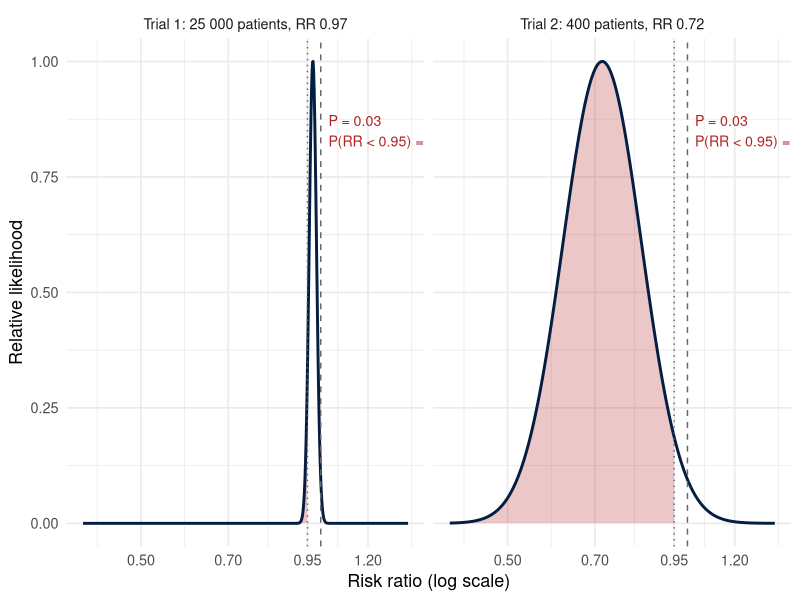
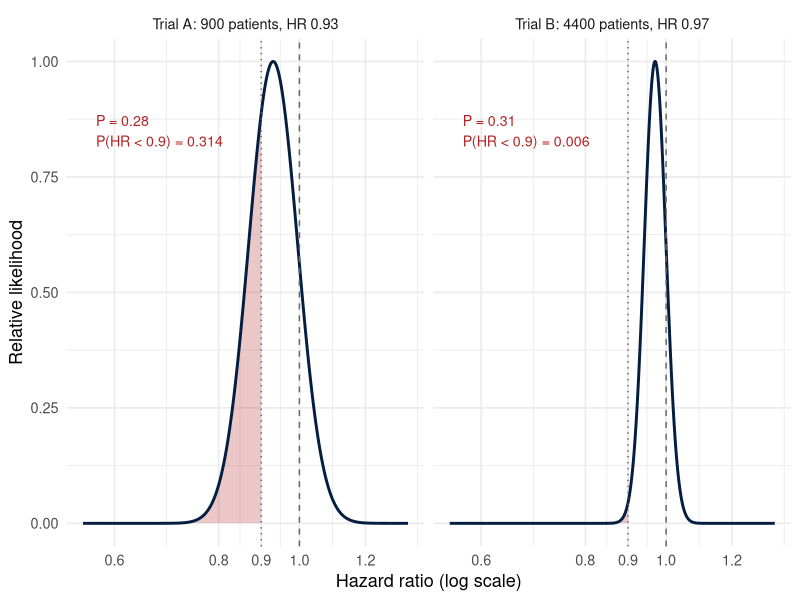
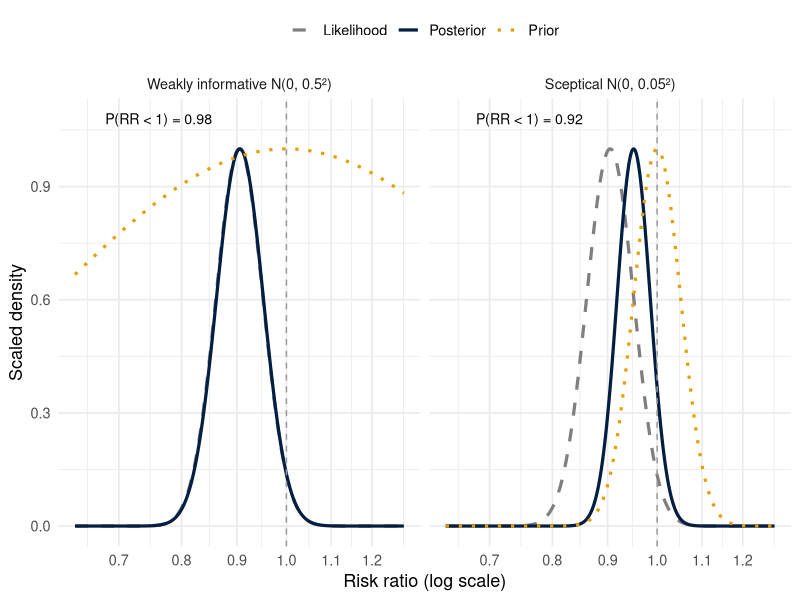
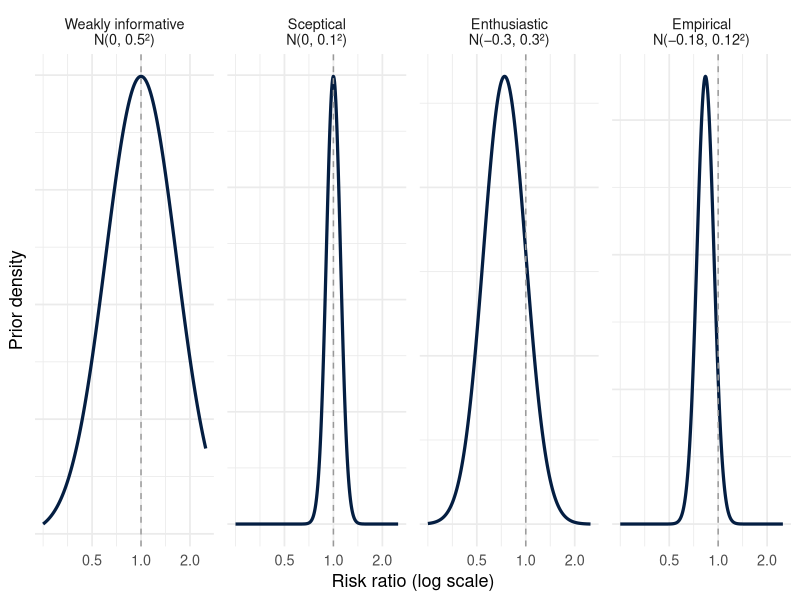
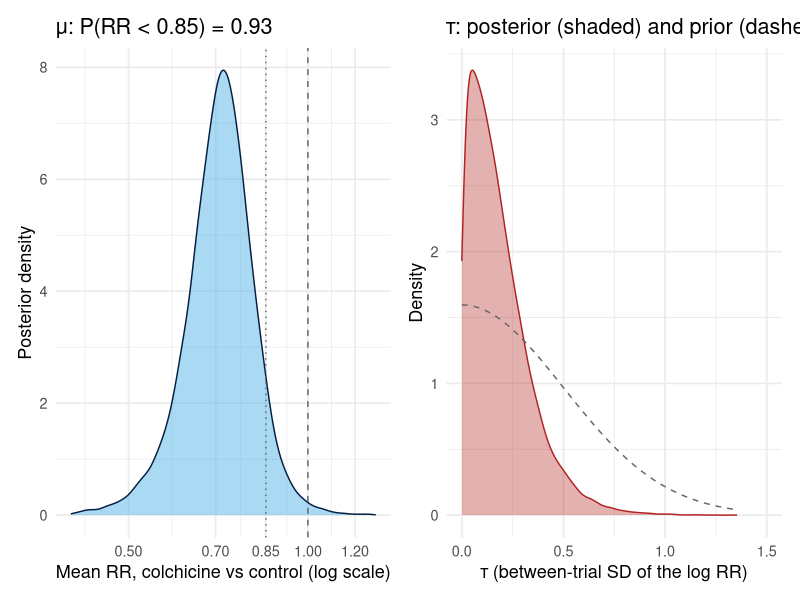
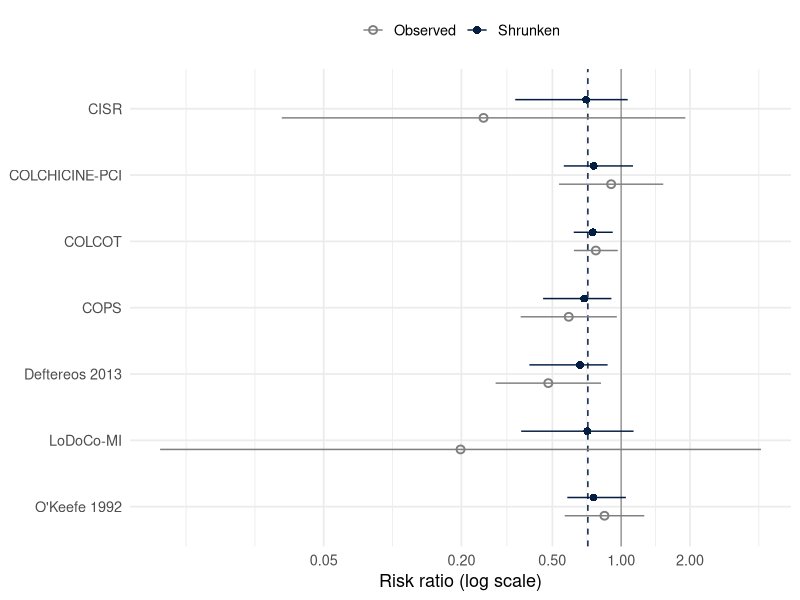
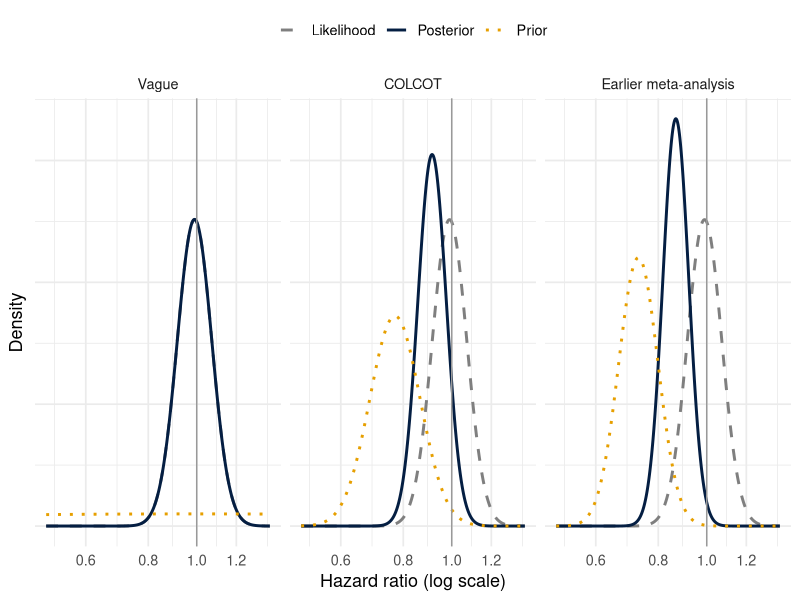
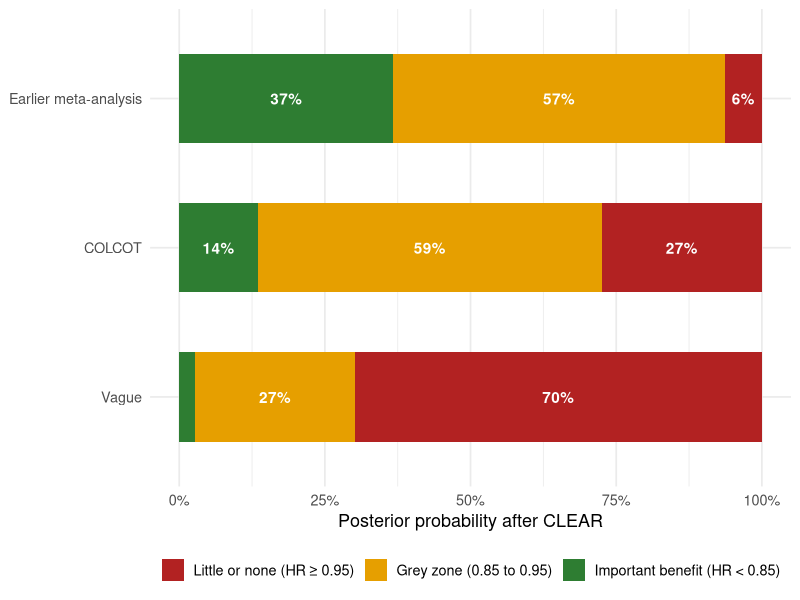

Write the R code that produced these figures, in order.
# R code for chapter: 13-bayesian-meta-analysis.qmd
# From 'Knowledge Synthesis in Health Research' (J.M. Brophy).
# Run from the book's folder so that data/ is found.
# Lines starting with '## ' are not run by default (e.g. live database queries).

## -----------------------------------------------------------------------------
#| label: setup-ch13
#| include: false
# Shared setup, sourced at the top of every chapter --------------------------
knitr::opts_chunk$set(
  echo      = TRUE,      # code is part of the text: show it
  message   = FALSE,
  warning   = FALSE,
  fig.align = "center",
  fig.retina = 2,
  out.width = "85%"
)
suppressPackageStartupMessages({
  library(dplyr)
  library(ggplot2)
  library(knitr)
})
theme_set(theme_minimal(base_size = 13))
options(dplyr.summarise.inform = FALSE)
library(tidyr)
suppressPackageStartupMessages({
  library(metafor)
  library(purrr)
})


## -----------------------------------------------------------------------------
#| label: fig-same-p
#| fig-cap: "Two trials with P = 0.03. With a flat prior, the shaded area is the probability of a clinically important effect (RR < 0.95)."
#| fig-width: 10
#| fig-height: 3.4
#| out-width: "100%"
z <- qnorm(1 - 0.03 / 2)
trl <- tibble::tibble(trial = c("Trial 1: 25 000 patients, RR 0.97", "Trial 2: 400 patients, RR 0.72"),
                      rr = c(0.97, 0.72)) |>
  mutate(se = abs(log(rr)) / z, p_imp = pnorm((log(0.95) - log(rr)) / se))
curves <- trl |>
  crossing(x = seq(log(0.4), log(1.4), length.out = 600)) |>
  mutate(dens = dnorm(x, log(rr), se)) |>
  group_by(trial) |> mutate(dens = dens / max(dens)) |> ungroup()
ggplot(curves, aes(exp(x), dens)) +
  geom_area(data = \(d) filter(d, exp(x) < 0.95), fill = "#B22222", alpha = 0.25) +
  geom_line(linewidth = 1, colour = "#041E42") +
  geom_vline(xintercept = 0.95, linetype = "dotted", colour = "grey40") +
  geom_vline(xintercept = 1, linetype = "dashed", colour = "grey40") +
  geom_text(data = trl, aes(x = 1.03, y = 0.85, label = sprintf("P = 0.03\nP(RR < 0.95) = %.2f", p_imp)),
            hjust = 0, size = 3.6, colour = "#B22222") +
  facet_wrap(~ trial) +
  scale_x_log10(breaks = c(0.5, 0.7, 0.95, 1.2)) +
  labs(x = "Risk ratio (log scale)", y = "Relative likelihood")


## -----------------------------------------------------------------------------
#| label: fig-absence
#| fig-cap: "Two trials with P ≈ 0.3. The shaded area is the probability of an important benefit (HR < 0.9), with a flat prior."
#| fig-width: 10
#| fig-height: 3.4
#| out-width: "100%"
trl2 <- tibble::tibble(trial = c("Trial A: 900 patients, HR 0.93", "Trial B: 4400 patients, HR 0.97"),
                       hr = c(0.93, 0.97), se = c(0.0675, 0.03)) |>
  mutate(p = 2 * pnorm(-abs(log(hr)) / se), p_imp = pnorm((log(0.9) - log(hr)) / se))
curves2 <- trl2 |>
  crossing(x = seq(log(0.55), log(1.35), length.out = 600)) |>
  mutate(dens = dnorm(x, log(hr), se)) |>
  group_by(trial) |> mutate(dens = dens / max(dens)) |> ungroup()
ggplot(curves2, aes(exp(x), dens)) +
  geom_area(data = \(d) filter(d, exp(x) < 0.9), fill = "#B22222", alpha = 0.25) +
  geom_line(linewidth = 1, colour = "#041E42") +
  geom_vline(xintercept = 0.9, linetype = "dotted", colour = "grey40") +
  geom_vline(xintercept = 1, linetype = "dashed", colour = "grey40") +
  geom_text(data = trl2, aes(x = 0.57, y = 0.85, label = sprintf("P = %.2f\nP(HR < 0.9) = %.3f", p, p_imp)),
            hjust = 0, size = 3.6, colour = "#B22222") +
  facet_wrap(~ trial) +
  scale_x_log10(breaks = c(0.6, 0.8, 0.9, 1, 1.2)) +
  labs(x = "Hazard ratio (log scale)", y = "Relative likelihood")


## -----------------------------------------------------------------------------
#| label: fig-prior-update
#| fig-cap: "Prior, likelihood and posterior for a pooled log RR of −0.10 (RR 0.90, SE 0.05), under a weakly informative and a sceptical prior. Curves scaled to the same height."
#| fig-width: 10
#| fig-height: 3.6
#| out-width: "100%"
y <- -0.10; s <- 0.05
pri <- tibble::tibble(prior = factor(c("Weakly informative N(0, 0.5²)", "Sceptical N(0, 0.05²)"),
                                     levels = c("Weakly informative N(0, 0.5²)", "Sceptical N(0, 0.05²)")),
                      m0 = 0, s0 = c(0.5, 0.05)) |>
  mutate(prec = 1 / s0^2 + 1 / s^2, pm = (m0 / s0^2 + y / s^2) / prec, ps = sqrt(1 / prec),
         p_ben = pnorm(0, pm, ps))
pri |>
  crossing(x = seq(-0.45, 0.25, length.out = 500)) |>
  mutate(Prior = dnorm(x, m0, s0), Likelihood = dnorm(x, y, s), Posterior = dnorm(x, pm, ps)) |>
  pivot_longer(Prior:Posterior, names_to = "curve") |>
  group_by(prior, curve) |> mutate(value = value / max(value)) |> ungroup() |>
  ggplot(aes(exp(x), value, colour = curve, linetype = curve)) +
  geom_line(linewidth = 1.1) +
  geom_vline(xintercept = 1, linetype = "dashed", colour = "grey60") +
  geom_text(data = pri, aes(x = 0.68, y = 1.08, label = sprintf("P(RR < 1) = %.2f", p_ben)),
            inherit.aes = FALSE, hjust = 0, size = 3.6) +
  facet_wrap(~ prior) +
  scale_colour_manual(values = c(Likelihood = "grey50", Prior = "#E69F00", Posterior = "#041E42"), name = NULL) +
  scale_linetype_manual(values = c(Likelihood = "dashed", Prior = "dotted", Posterior = "solid"), name = NULL) +
  scale_x_log10(breaks = c(0.7, 0.8, 0.9, 1, 1.1, 1.2)) +
  labs(x = "Risk ratio (log scale)", y = "Scaled density") +
  theme(legend.position = "top")


## -----------------------------------------------------------------------------
#| label: fig-prior-types
#| fig-cap: "Four kinds of prior for a log risk ratio, shown on the risk ratio scale."
#| fig-width: 10
#| fig-height: 3
#| out-width: "100%"
lv <- c("Weakly informative\nN(0, 0.5²)", "Sceptical\nN(0, 0.1²)", "Enthusiastic\nN(−0.3, 0.3²)",
        "Empirical\nN(−0.18, 0.12²)")
tibble::tibble(type = factor(lv, levels = lv), m = c(0, 0, -0.3, -0.18), s = c(0.5, 0.1, 0.3, 0.12)) |>
  crossing(x = seq(log(0.25), log(2.5), length.out = 400)) |>
  mutate(d = dnorm(x, m, s)) |>
  ggplot(aes(exp(x), d)) +
  geom_line(linewidth = 1.1, colour = "#041E42") +
  geom_vline(xintercept = 1, linetype = "dashed", colour = "grey60") +
  facet_wrap(~ type, nrow = 1, scales = "free_y") +
  scale_x_log10(breaks = c(0.5, 1, 2)) +
  labs(x = "Risk ratio (log scale)", y = "Prior density") +
  theme(axis.text.y = element_blank())


## -----------------------------------------------------------------------------
#| label: colch-data
colch <- tibble::tribble(          # events / patients from the published forest plot
  ~study,           ~ev_col, ~n_col, ~ev_pbo, ~n_pbo,
  "CISR",                 1,     30,       8,     60,
  "COLCHICINE-PCI",      24,    206,      25,    194,
  "COLCOT",             131,   2366,     170,   2379,
  "COPS",                24,    396,      41,    399,
  "Deftereos 2013",      16,    100,      32,     96,
  "LoDoCo-MI",            0,    119,       2,    118,
  "O'Keefe 1992",        41,    130,      25,     67)
dat <- escalc(measure = "RR", ai = ev_col, n1i = n_col, ci = ev_pbo, n2i = n_pbo,
              data = colch, slab = study)                 # 0.5 added to cells of LoDoCo-MI
m_dl <- rma(yi, vi, data = dat, method = "DL")            # as published
m_hk <- rma(yi, vi, data = dat, method = "REML", test = "knha")
pr_dl <- predict(m_dl, transf = exp)
f_rr <- \(m) sprintf("%.2f (%.2f to %.2f)", exp(m$b[1]), exp(m$ci.lb), exp(m$ci.ub))
tibble::tibble(Method = c("DerSimonian-Laird, Wald (as published)", "REML, Hartung-Knapp"),
               `RR (95% CI)` = c(f_rr(m_dl), f_rr(m_hk)),
               `95% prediction interval` = c(sprintf("%.2f to %.2f", pr_dl$pi.lb, pr_dl$pi.ub),
                                             sprintf("%.2f to %.2f", predict(m_hk, transf = exp)$pi.lb,
                                                     predict(m_hk, transf = exp)$pi.ub)),
               P = sprintf("%.4f", c(m_dl$pval, m_hk$pval)),
               `τ²` = sprintf("%.4f", c(m_dl$tau2, m_hk$tau2))) |>
  kable(align = "lcccc", caption = "The 2022 colchicine meta-analysis, reproduced.")


## -----------------------------------------------------------------------------
#| label: bayes-grid-fn13
bayes_nn <- function(yi, sei, mu_mean = 0, mu_sd = 1, tau_prior = \(t) 2 * dnorm(t, 0, 0.5),
                     mu_range = c(-3, 2), tau_max = 2.5, grid = 400, n_draws = 40000) {
  g  <- expand.grid(mu = seq(mu_range[1], mu_range[2], length.out = grid),
                    tau = seq(0, tau_max, length.out = grid))
  lp <- dnorm(g$mu, mu_mean, mu_sd, log = TRUE) + log(tau_prior(g$tau))
  for (i in seq_along(yi)) lp <- lp + dnorm(yi[i], g$mu, sqrt(sei[i]^2 + g$tau^2), log = TRUE)
  s  <- g[sample(nrow(g), n_draws, replace = TRUE, prob = exp(lp - max(lp))), ]
  dm <- diff(mu_range) / (grid - 1); dt_ <- tau_max / (grid - 1)
  s$mu  <- s$mu + runif(n_draws, -dm / 2, dm / 2)
  s$tau <- abs(s$tau + runif(n_draws, -dt_ / 2, dt_ / 2))
  tibble::tibble(mu = s$mu, tau = s$tau, new = rnorm(n_draws, s$mu, s$tau))
}
set.seed(2025)
post_c <- bayes_nn(dat$yi, sqrt(dat$vi))
q3 <- \(x) sprintf("%.2f (%.2f to %.2f)", exp(median(x)), exp(quantile(x, 0.025)), exp(quantile(x, 0.975)))


## -----------------------------------------------------------------------------
#| label: colch-bayesmeta
#| eval: false
# # The same model with bayesmeta, which integrates numerically rather than on a grid
# library(bayesmeta)
# bma <- bayesmeta(dat, mu.prior.mean = 0, mu.prior.sd = 1,
#                  tau.prior = \(tau) dhalfnormal(tau, scale = 0.5))
# bma$summary; bma$pposterior(mu = log(0.85))


## -----------------------------------------------------------------------------
#| label: fig-colch-post
#| fig-cap: "Seven trials in the 2022 meta-analysis: posterior for the mean risk ratio (left; shaded area RR < 0.85) and prior and posterior for τ (right)."
#| fig-width: 10
#| fig-height: 3.6
#| out-width: "100%"
p_mu <- ggplot(post_c, aes(exp(mu))) +
  geom_density(fill = "#56B4E9", alpha = 0.5, colour = "#041E42", adjust = 1.5) +
  geom_vline(xintercept = 0.85, linetype = "dotted", colour = "grey40") +
  geom_vline(xintercept = 1, linetype = "dashed", colour = "grey40") +
  scale_x_log10(breaks = c(0.5, 0.7, 0.85, 1, 1.2), limits = c(0.4, 1.3)) +
  labs(x = "Mean RR, colchicine vs control (log scale)", y = "Posterior density",
       title = sprintf("μ: P(RR < 0.85) = %.2f", mean(post_c$mu < log(0.85))))
p_tau <- ggplot(post_c, aes(tau)) +
  geom_density(fill = "#B22222", alpha = 0.35, colour = "#B22222", adjust = 1.5) +
  stat_function(fun = \(t) 2 * dnorm(t, 0, 0.5), linetype = "dashed", colour = "grey40") +
  coord_cartesian(xlim = c(0, 1.5)) +
  labs(x = "τ (between-trial SD of the log RR)", y = "Density",
       title = "τ: posterior (shaded) and prior (dashed)")
patchwork::wrap_plots(p_mu, p_tau)


## -----------------------------------------------------------------------------
#| label: fig-colch-shrink
#| fig-cap: "Observed risk ratios (open circles, 95% CI) and Bayesian shrunken estimates of each trial's true effect (filled, 95% credible interval). The dashed line is the posterior median of μ."
#| fig-width: 8
#| fig-height: 4
shrink <- map_dfr(seq_len(nrow(dat)), \(i) {
  v <- dat$vi[i]; t2 <- pmax(post_c$tau^2, 1e-8)
  prec  <- 1 / v + 1 / t2
  theta <- rnorm(nrow(post_c), (dat$yi[i] / v + post_c$mu / t2) / prec, sqrt(1 / prec))
  tibble::tibble(study = dat$study[i], type = c("Observed", "Shrunken"),
                 est = c(dat$yi[i], median(theta)),
                 lo  = c(dat$yi[i] - 1.96 * sqrt(v), quantile(theta, 0.025)),
                 hi  = c(dat$yi[i] + 1.96 * sqrt(v), quantile(theta, 0.975)))
}) |>
  mutate(study = factor(study, levels = rev(dat$study)))
ggplot(shrink, aes(exp(est), study, colour = type, shape = type)) +
  geom_vline(xintercept = 1, colour = "grey60") +
  geom_vline(xintercept = exp(median(post_c$mu)), linetype = "dashed", colour = "#041E42") +
  geom_pointrange(aes(xmin = exp(lo), xmax = exp(hi)), position = position_dodge(width = 0.55)) +
  scale_x_log10(breaks = c(0.05, 0.2, 0.5, 1, 2)) +
  scale_colour_manual(values = c(Observed = "grey50", Shrunken = "#041E42"), name = NULL) +
  scale_shape_manual(values = c(Observed = 1, Shrunken = 16), name = NULL) +
  labs(x = "Risk ratio (log scale)", y = NULL) +
  theme(legend.position = "top")


## -----------------------------------------------------------------------------
#| label: clear-update
y_cl <- log(0.99); s_cl <- (log(1.16) - log(0.85)) / (2 * 1.96)
post_cl <- tibble::tibble(
  Prior = factor(c("Vague", "COLCOT", "Earlier meta-analysis"),
                 levels = c("Vague", "COLCOT", "Earlier meta-analysis")),
  m0 = c(0, log(0.77), log(0.73)),
  s0 = c(2, (log(0.96) - log(0.61)) / 3.92, (log(0.87) - log(0.61)) / 3.92)) |>
  mutate(prec = 1 / s0^2 + 1 / s_cl^2,
         pm = (m0 / s0^2 + y_cl / s_cl^2) / prec, ps = sqrt(1 / prec))
post_cl |>
  transmute(Prior,
            `Prior HR (95%)` = sprintf("%.2f (%.2f to %.2f)", exp(m0), exp(m0 - 1.96 * s0), exp(m0 + 1.96 * s0)),
            `Posterior HR (95% CrI)` = sprintf("%.2f (%.2f to %.2f)", exp(pm), exp(pm - 1.96 * ps), exp(pm + 1.96 * ps)),
            `P(HR < 1)` = sprintf("%.2f", pnorm(0, pm, ps)),
            `P(HR < 0.90)` = sprintf("%.2f", pnorm(log(0.90), pm, ps)),
            `P(HR < 0.85)` = sprintf("%.2f", pnorm(log(0.85), pm, ps)),
            `P(HR < 0.80)` = sprintf("%.2f", pnorm(log(0.80), pm, ps))) |>
  kable(align = "lcccccc", caption = "Posterior after CLEAR under three priors (normal approximation).")


## -----------------------------------------------------------------------------
#| label: fig-clear-post
#| fig-cap: "Prior (dotted) and posterior (solid) distributions of the hazard ratio after CLEAR, under three priors. The dashed line is the CLEAR likelihood."
#| fig-width: 10
#| fig-height: 3.4
#| out-width: "100%"
post_cl |>
  crossing(x = seq(log(0.5), log(1.4), length.out = 500)) |>
  mutate(Prior_d = dnorm(x, m0, s0), Posterior = dnorm(x, pm, ps), Likelihood = dnorm(x, y_cl, s_cl)) |>
  pivot_longer(c(Prior_d, Posterior, Likelihood), names_to = "curve") |>
  mutate(curve = recode(curve, Prior_d = "Prior")) |>
  ggplot(aes(exp(x), value, colour = curve, linetype = curve)) +
  geom_line(linewidth = 1) +
  geom_vline(xintercept = 1, colour = "grey60") +
  facet_wrap(~ Prior) +
  scale_colour_manual(values = c(Likelihood = "grey50", Prior = "#E69F00", Posterior = "#041E42"), name = NULL) +
  scale_linetype_manual(values = c(Likelihood = "dashed", Prior = "dotted", Posterior = "solid"), name = NULL) +
  scale_x_log10(breaks = c(0.6, 0.8, 1, 1.2)) +
  labs(x = "Hazard ratio (log scale)", y = "Density") +
  theme(legend.position = "top", axis.text.y = element_blank())


## -----------------------------------------------------------------------------
#| label: clear-brms
#| eval: false
# library(brms)
# arms <- tibble::tibble(study = "CLEAR", treat = c(1, 0), r = c(322, 327), n = c(3528, 3534))
# priors <- list(vague  = prior(normal(0, 2), class = b),          # log OR for treat
#                colcot = prior(normal(-0.26, 0.12), class = b),
#                meta   = prior(normal(-0.31, 0.09), class = b))
# fit_vague <- brm(r | trials(n) ~ 1 + treat, family = binomial(), data = arms,
#                  prior = priors$vague, seed = 2025)
# fit_colcot <- update(fit_vague, prior = priors$colcot)          # Stan recompiles for a new prior
# fit_meta   <- update(fit_vague, prior = priors$meta)


## -----------------------------------------------------------------------------
#| label: colch-eight
dat8 <- escalc(measure = "RR", ai = ev_col, n1i = n_col, ci = ev_pbo, n2i = n_pbo, slab = study,
               data = bind_rows(colch, tibble::tibble(study = "CLEAR", ev_col = 322, n_col = 3528,
                                                      ev_pbo = 327, n_pbo = 3534)))
set.seed(2025)
post_c8 <- bayes_nn(dat8$yi, sqrt(dat8$vi))
pr8 <- predict(rma(yi, vi, data = dat8, method = "REML"), transf = exp)
pr7 <- predict(rma(yi, vi, data = dat, method = "REML"), transf = exp)
pi_txt <- \(x) sprintf("%.2f to %.2f", exp(quantile(x, 0.025)), exp(quantile(x, 0.975)))
tibble::tibble(Evidence = c("2022 meta-analysis, 7 trials", "7 trials + CLEAR"),
               `Mean RR, Bayesian (95% CrI)` = c(q3(post_c$mu), q3(post_c8$mu)),
               `τ, posterior median` = sprintf("%.2f", c(median(post_c$tau), median(post_c8$tau))),
               `New trial, frequentist (REML)` = c(sprintf("%.2f to %.2f", pr7$pi.lb, pr7$pi.ub),
                                                   sprintf("%.2f to %.2f", pr8$pi.lb, pr8$pi.ub)),
               `New trial, Bayesian` = c(pi_txt(post_c$new), pi_txt(post_c8$new))) |>
  kable(align = "lcccc", caption = "Before and after adding CLEAR as an eighth trial.")


## -----------------------------------------------------------------------------
#| label: fig-decision
#| fig-cap: "Posterior probability after CLEAR of little or no benefit (HR ≥ 0.95), a grey zone (0.85 to 0.95) and important benefit (HR < 0.85), under three priors."
#| fig-width: 8
#| fig-height: 3.4
post_cl |>
  mutate(`Important benefit (HR < 0.85)` = pnorm(log(0.85), pm, ps),
         `Grey zone (0.85 to 0.95)` = pnorm(log(0.95), pm, ps) - pnorm(log(0.85), pm, ps),
         `Little or none (HR ≥ 0.95)` = 1 - pnorm(log(0.95), pm, ps)) |>
  pivot_longer(c(starts_with("Important"), starts_with("Grey"), starts_with("Little")),
               names_to = "Region", values_to = "p") |>
  mutate(Region = factor(Region, levels = c("Little or none (HR ≥ 0.95)", "Grey zone (0.85 to 0.95)",
                                            "Important benefit (HR < 0.85)"))) |>
  ggplot(aes(p, Prior, fill = Region)) +
  geom_col(width = 0.6) +
  geom_text(aes(label = ifelse(p > 0.06, sprintf("%.0f%%", 100 * p), "")),
            position = position_stack(vjust = 0.5), colour = "white", fontface = "bold") +
  scale_fill_manual(values = c("#B22222", "#E69F00", "#2E7D32"), name = NULL) +
  scale_x_continuous(labels = scales::percent) +
  labs(x = "Posterior probability after CLEAR", y = NULL) +
  theme(legend.position = "bottom")


## -----------------------------------------------------------------------------
#| label: tbl-colch-tau
#| tbl-cap: "The seven trials of the 2022 meta-analysis: sensitivity to the prior on τ."
set.seed(7)
tau_priors <- list(`Half-normal(0.1)` = \(t) 2 * dnorm(t, 0, 0.1),
                   `Half-normal(0.5)` = \(t) 2 * dnorm(t, 0, 0.5),
                   `Half-normal(1)`   = \(t) 2 * dnorm(t, 0, 1),
                   `Half-Cauchy(0.5)` = \(t) 2 * dcauchy(t, 0, 0.5))
imap_dfr(tau_priors, \(pr, nm) {
  p <- bayes_nn(dat$yi, sqrt(dat$vi), tau_prior = pr)
  tibble::tibble(`Prior on τ` = nm, `RR (95% CrI)` = q3(p$mu),
                 `New trial (95%)` = sprintf("%.2f to %.2f", exp(quantile(p$new, 0.025)), exp(quantile(p$new, 0.975))),
                 `P(RR < 0.85)` = sprintf("%.2f", mean(p$mu < log(0.85))))
}) |> kable(align = "lccc")
